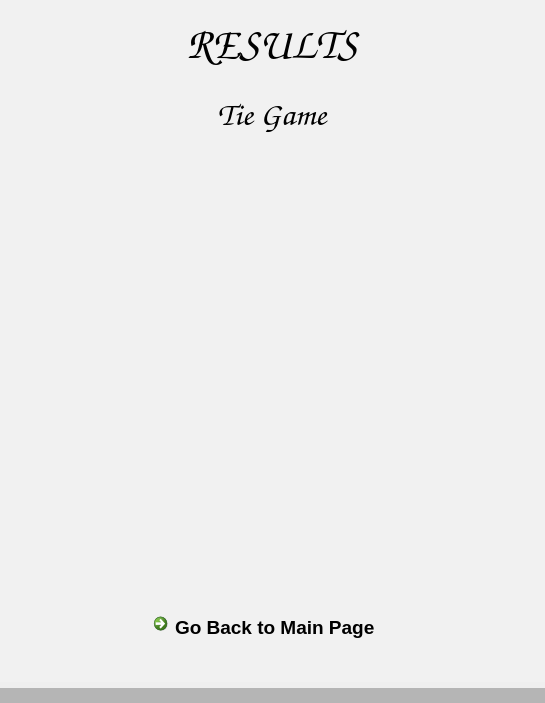
<?xml version="1.0" encoding="UTF-8"?>
<ui version="4.0">
 <class>MainWindow</class>
 <widget class="QMainWindow" name="MainWindow">
  <property name="enabled">
   <bool>true</bool>
  </property>
  <property name="geometry">
   <rect>
    <x>0</x>
    <y>0</y>
    <width>545</width>
    <height>703</height>
   </rect>
  </property>
  <property name="font">
   <font>
    <family>Segoe UI</family>
    <pointsize>10</pointsize>
   </font>
  </property>
  <property name="windowTitle">
   <string>Tic Tac Toe</string>
  </property>
  <property name="windowIcon">
   <iconset resource="../images/resource.qrc">
    <normaloff>:/resources/tic_tac_toe_icon.png</normaloff>:/resources/tic_tac_toe_icon.png</iconset>
  </property>
  <widget class="QWidget" name="centralwidget">
   <layout class="QVBoxLayout" name="verticalLayout_3">
    <property name="leftMargin">
     <number>0</number>
    </property>
    <property name="topMargin">
     <number>0</number>
    </property>
    <property name="rightMargin">
     <number>0</number>
    </property>
    <property name="bottomMargin">
     <number>0</number>
    </property>
    <item>
     <widget class="QStackedWidget" name="stackedWidget">
      <property name="styleSheet">
       <string notr="true">background-color: rgb(241, 241, 241);</string>
      </property>
      <property name="currentIndex">
       <number>2</number>
      </property>
      <widget class="QWidget" name="start_page">
       <layout class="QVBoxLayout" name="verticalLayout">
        <property name="spacing">
         <number>7</number>
        </property>
        <property name="leftMargin">
         <number>0</number>
        </property>
        <property name="topMargin">
         <number>0</number>
        </property>
        <property name="rightMargin">
         <number>0</number>
        </property>
        <property name="bottomMargin">
         <number>0</number>
        </property>
        <item>
         <widget class="QLabel" name="title_label">
          <property name="minimumSize">
           <size>
            <width>0</width>
            <height>90</height>
           </size>
          </property>
          <property name="maximumSize">
           <size>
            <width>16777215</width>
            <height>2000000</height>
           </size>
          </property>
          <property name="font">
           <font>
            <family>Comic Sans MS</family>
            <pointsize>24</pointsize>
            <weight>75</weight>
            <italic>false</italic>
            <bold>true</bold>
           </font>
          </property>
          <property name="text">
           <string>Tic Tac Toe</string>
          </property>
          <property name="alignment">
           <set>Qt::AlignCenter</set>
          </property>
         </widget>
        </item>
        <item alignment="Qt::AlignHCenter">
         <widget class="QFrame" name="frame_2">
          <property name="frameShape">
           <enum>QFrame::NoFrame</enum>
          </property>
          <property name="frameShadow">
           <enum>QFrame::Raised</enum>
          </property>
          <layout class="QVBoxLayout" name="verticalLayout_4">
           <item>
            <widget class="QLabel" name="img_label">
             <property name="enabled">
              <bool>true</bool>
             </property>
             <property name="maximumSize">
              <size>
               <width>502</width>
               <height>300</height>
              </size>
             </property>
             <property name="text">
              <string/>
             </property>
             <property name="pixmap">
              <pixmap resource="../images/resource.qrc">:/resources/Jogo_da_velha_-_tic_tac_toe.png</pixmap>
             </property>
             <property name="scaledContents">
              <bool>true</bool>
             </property>
             <property name="alignment">
              <set>Qt::AlignCenter</set>
             </property>
            </widget>
           </item>
          </layout>
         </widget>
        </item>
        <item alignment="Qt::AlignHCenter">
         <widget class="QFrame" name="frame">
          <property name="minimumSize">
           <size>
            <width>0</width>
            <height>250</height>
           </size>
          </property>
          <property name="layoutDirection">
           <enum>Qt::LeftToRight</enum>
          </property>
          <property name="frameShape">
           <enum>QFrame::NoFrame</enum>
          </property>
          <property name="frameShadow">
           <enum>QFrame::Raised</enum>
          </property>
          <layout class="QVBoxLayout" name="verticalLayout_2">
           <property name="spacing">
            <number>9</number>
           </property>
           <property name="sizeConstraint">
            <enum>QLayout::SetDefaultConstraint</enum>
           </property>
           <property name="leftMargin">
            <number>0</number>
           </property>
           <property name="topMargin">
            <number>11</number>
           </property>
           <property name="rightMargin">
            <number>0</number>
           </property>
           <property name="bottomMargin">
            <number>11</number>
           </property>
           <item>
            <widget class="QPushButton" name="btn_1p">
             <property name="minimumSize">
              <size>
               <width>300</width>
               <height>50</height>
              </size>
             </property>
             <property name="maximumSize">
              <size>
               <width>300</width>
               <height>50</height>
              </size>
             </property>
             <property name="font">
              <font>
               <family>Comic Sans MS</family>
               <pointsize>10</pointsize>
              </font>
             </property>
             <property name="cursor">
              <cursorShape>PointingHandCursor</cursorShape>
             </property>
             <property name="styleSheet">
              <string notr="true">QPushButton{
border-color: rgb(66, 66, 66);
border: 2px solid;
border-radius: 15px;
}

QPushButton:hover{
border-color: rgb(56, 209, 255);
}

QPushButton:pressed{
border-color: rgb(16, 244, 255);
background-color: rgb(6, 135, 255);
color: rgb(255, 255, 255)
}</string>
             </property>
             <property name="text">
              <string>Single Player</string>
             </property>
             <property name="shortcut">
              <string>Return</string>
             </property>
            </widget>
           </item>
           <item>
            <widget class="QPushButton" name="btn_2p">
             <property name="minimumSize">
              <size>
               <width>300</width>
               <height>50</height>
              </size>
             </property>
             <property name="maximumSize">
              <size>
               <width>300</width>
               <height>50</height>
              </size>
             </property>
             <property name="font">
              <font>
               <family>Comic Sans MS</family>
               <pointsize>10</pointsize>
               <weight>50</weight>
               <bold>false</bold>
               <strikeout>false</strikeout>
               <stylestrategy>PreferDefault</stylestrategy>
               <kerning>true</kerning>
              </font>
             </property>
             <property name="cursor">
              <cursorShape>PointingHandCursor</cursorShape>
             </property>
             <property name="styleSheet">
              <string notr="true">QPushButton{
border-color: rgb(66, 66, 66);
border: 2px solid;
border-radius: 15px;
}

QPushButton:hover{
border-color: rgb(56, 209, 255);
}

QPushButton:pressed{
border-color: rgb(16, 244, 255);
background-color: rgb(6, 135, 255);
color: rgb(255, 255, 255)
}</string>
             </property>
             <property name="text">
              <string>Two Players</string>
             </property>
             <property name="shortcut">
              <string>Return</string>
             </property>
            </widget>
           </item>
           <item>
            <widget class="QPushButton" name="btn_exit">
             <property name="minimumSize">
              <size>
               <width>300</width>
               <height>50</height>
              </size>
             </property>
             <property name="maximumSize">
              <size>
               <width>300</width>
               <height>50</height>
              </size>
             </property>
             <property name="font">
              <font>
               <family>Comic Sans MS</family>
               <pointsize>10</pointsize>
              </font>
             </property>
             <property name="cursor">
              <cursorShape>PointingHandCursor</cursorShape>
             </property>
             <property name="styleSheet">
              <string notr="true">QPushButton{
border-color: rgb(66, 66, 66);
border: 2px solid;
border-radius: 15px;
}

QPushButton:hover{
border-color: rgb(56, 209, 255);
}

QPushButton:pressed{
border-color: rgb(16, 244, 255);
background-color: rgb(6, 135, 255);
color: rgb(255, 255, 255)
}</string>
             </property>
             <property name="text">
              <string>Exit</string>
             </property>
             <property name="shortcut">
              <string>Esc</string>
             </property>
             <property name="flat">
              <bool>false</bool>
             </property>
            </widget>
           </item>
          </layout>
         </widget>
        </item>
       </layout>
      </widget>
      <widget class="QWidget" name="board_page">
       <layout class="QVBoxLayout" name="verticalLayout_6">
        <property name="spacing">
         <number>0</number>
        </property>
        <property name="leftMargin">
         <number>11</number>
        </property>
        <property name="topMargin">
         <number>0</number>
        </property>
        <property name="rightMargin">
         <number>11</number>
        </property>
        <property name="bottomMargin">
         <number>0</number>
        </property>
        <item>
         <widget class="QFrame" name="frame_5">
          <property name="frameShape">
           <enum>QFrame::NoFrame</enum>
          </property>
          <property name="frameShadow">
           <enum>QFrame::Raised</enum>
          </property>
          <layout class="QVBoxLayout" name="verticalLayout_5">
           <property name="spacing">
            <number>0</number>
           </property>
           <property name="leftMargin">
            <number>0</number>
           </property>
           <property name="topMargin">
            <number>0</number>
           </property>
           <property name="rightMargin">
            <number>0</number>
           </property>
           <property name="bottomMargin">
            <number>0</number>
           </property>
           <item>
            <widget class="QFrame" name="frame_4">
             <property name="maximumSize">
              <size>
               <width>16777215</width>
               <height>100</height>
              </size>
             </property>
             <property name="frameShape">
              <enum>QFrame::StyledPanel</enum>
             </property>
             <property name="frameShadow">
              <enum>QFrame::Raised</enum>
             </property>
             <layout class="QHBoxLayout" name="horizontalLayout">
              <property name="leftMargin">
               <number>0</number>
              </property>
              <property name="topMargin">
               <number>0</number>
              </property>
              <property name="rightMargin">
               <number>0</number>
              </property>
              <property name="bottomMargin">
               <number>0</number>
              </property>
              <item>
               <widget class="QLabel" name="label_2">
                <property name="font">
                 <font>
                  <family>Comic Sans MS</family>
                  <pointsize>18</pointsize>
                 </font>
                </property>
                <property name="text">
                 <string>Current Player:</string>
                </property>
               </widget>
              </item>
              <item>
               <widget class="QLabel" name="crrnt_ply_label">
                <property name="font">
                 <font>
                  <family>Comic Sans MS</family>
                  <pointsize>24</pointsize>
                 </font>
                </property>
                <property name="text">
                 <string>Player 1</string>
                </property>
                <property name="alignment">
                 <set>Qt::AlignCenter</set>
                </property>
               </widget>
              </item>
             </layout>
            </widget>
           </item>
           <item>
            <widget class="QFrame" name="frame_3">
             <property name="sizePolicy">
              <sizepolicy hsizetype="Expanding" vsizetype="Expanding">
               <horstretch>0</horstretch>
               <verstretch>0</verstretch>
              </sizepolicy>
             </property>
             <property name="maximumSize">
              <size>
               <width>16777215</width>
               <height>500</height>
              </size>
             </property>
             <property name="styleSheet">
              <string notr="true">border-color: rgb(0, 0, 0);
background-color: rgb(0, 0, 0);
</string>
             </property>
             <property name="frameShape">
              <enum>QFrame::NoFrame</enum>
             </property>
             <property name="frameShadow">
              <enum>QFrame::Raised</enum>
             </property>
             <layout class="QGridLayout" name="gridLayout">
              <property name="leftMargin">
               <number>0</number>
              </property>
              <property name="topMargin">
               <number>0</number>
              </property>
              <property name="rightMargin">
               <number>0</number>
              </property>
              <property name="bottomMargin">
               <number>0</number>
              </property>
              <property name="spacing">
               <number>4</number>
              </property>
              <item row="4" column="2">
               <widget class="QPushButton" name="btn_grid8">
                <property name="sizePolicy">
                 <sizepolicy hsizetype="Minimum" vsizetype="Expanding">
                  <horstretch>0</horstretch>
                  <verstretch>0</verstretch>
                 </sizepolicy>
                </property>
                <property name="minimumSize">
                 <size>
                  <width>100</width>
                  <height>100</height>
                 </size>
                </property>
                <property name="maximumSize">
                 <size>
                  <width>16777215</width>
                  <height>16777215</height>
                 </size>
                </property>
                <property name="font">
                 <font>
                  <family>Segoe Print</family>
                  <pointsize>30</pointsize>
                  <weight>75</weight>
                  <bold>true</bold>
                 </font>
                </property>
                <property name="styleSheet">
                 <string notr="true">background-color: rgb(241, 241, 241)</string>
                </property>
                <property name="text">
                 <string/>
                </property>
               </widget>
              </item>
              <item row="4" column="3">
               <widget class="QPushButton" name="btn_grid9">
                <property name="sizePolicy">
                 <sizepolicy hsizetype="Minimum" vsizetype="Expanding">
                  <horstretch>0</horstretch>
                  <verstretch>0</verstretch>
                 </sizepolicy>
                </property>
                <property name="minimumSize">
                 <size>
                  <width>100</width>
                  <height>100</height>
                 </size>
                </property>
                <property name="maximumSize">
                 <size>
                  <width>16777215</width>
                  <height>16777215</height>
                 </size>
                </property>
                <property name="font">
                 <font>
                  <family>Segoe Print</family>
                  <pointsize>30</pointsize>
                  <weight>75</weight>
                  <bold>true</bold>
                 </font>
                </property>
                <property name="styleSheet">
                 <string notr="true">background-color: rgb(241, 241, 241)</string>
                </property>
                <property name="text">
                 <string/>
                </property>
               </widget>
              </item>
              <item row="2" column="0">
               <widget class="QPushButton" name="btn_grid4">
                <property name="sizePolicy">
                 <sizepolicy hsizetype="Minimum" vsizetype="Expanding">
                  <horstretch>0</horstretch>
                  <verstretch>0</verstretch>
                 </sizepolicy>
                </property>
                <property name="minimumSize">
                 <size>
                  <width>100</width>
                  <height>100</height>
                 </size>
                </property>
                <property name="maximumSize">
                 <size>
                  <width>16777215</width>
                  <height>16777215</height>
                 </size>
                </property>
                <property name="font">
                 <font>
                  <family>Segoe Print</family>
                  <pointsize>30</pointsize>
                  <weight>75</weight>
                  <bold>true</bold>
                 </font>
                </property>
                <property name="styleSheet">
                 <string notr="true">background-color: rgb(241, 241, 241)</string>
                </property>
                <property name="text">
                 <string/>
                </property>
               </widget>
              </item>
              <item row="2" column="2">
               <widget class="QPushButton" name="btn_grid5">
                <property name="sizePolicy">
                 <sizepolicy hsizetype="Minimum" vsizetype="Expanding">
                  <horstretch>0</horstretch>
                  <verstretch>0</verstretch>
                 </sizepolicy>
                </property>
                <property name="minimumSize">
                 <size>
                  <width>100</width>
                  <height>100</height>
                 </size>
                </property>
                <property name="maximumSize">
                 <size>
                  <width>16777215</width>
                  <height>16777215</height>
                 </size>
                </property>
                <property name="font">
                 <font>
                  <family>Segoe Print</family>
                  <pointsize>30</pointsize>
                  <weight>75</weight>
                  <bold>true</bold>
                 </font>
                </property>
                <property name="styleSheet">
                 <string notr="true">background-color: rgb(241, 241, 241)</string>
                </property>
                <property name="text">
                 <string/>
                </property>
               </widget>
              </item>
              <item row="4" column="0">
               <widget class="QPushButton" name="btn_grid7">
                <property name="sizePolicy">
                 <sizepolicy hsizetype="Minimum" vsizetype="Expanding">
                  <horstretch>0</horstretch>
                  <verstretch>0</verstretch>
                 </sizepolicy>
                </property>
                <property name="minimumSize">
                 <size>
                  <width>100</width>
                  <height>100</height>
                 </size>
                </property>
                <property name="maximumSize">
                 <size>
                  <width>16777215</width>
                  <height>16777215</height>
                 </size>
                </property>
                <property name="font">
                 <font>
                  <family>Segoe Print</family>
                  <pointsize>30</pointsize>
                  <weight>75</weight>
                  <bold>true</bold>
                 </font>
                </property>
                <property name="styleSheet">
                 <string notr="true">background-color: rgb(241, 241, 241)</string>
                </property>
                <property name="text">
                 <string/>
                </property>
               </widget>
              </item>
              <item row="0" column="0">
               <widget class="QPushButton" name="btn_grid1">
                <property name="sizePolicy">
                 <sizepolicy hsizetype="Minimum" vsizetype="Expanding">
                  <horstretch>0</horstretch>
                  <verstretch>0</verstretch>
                 </sizepolicy>
                </property>
                <property name="minimumSize">
                 <size>
                  <width>100</width>
                  <height>100</height>
                 </size>
                </property>
                <property name="maximumSize">
                 <size>
                  <width>16777215</width>
                  <height>16777215</height>
                 </size>
                </property>
                <property name="font">
                 <font>
                  <family>Segoe Print</family>
                  <pointsize>30</pointsize>
                  <weight>75</weight>
                  <bold>true</bold>
                 </font>
                </property>
                <property name="styleSheet">
                 <string notr="true">background-color: rgb(241, 241, 241);</string>
                </property>
                <property name="text">
                 <string/>
                </property>
                <property name="checkable">
                 <bool>false</bool>
                </property>
                <property name="autoExclusive">
                 <bool>false</bool>
                </property>
               </widget>
              </item>
              <item row="0" column="2">
               <widget class="QPushButton" name="btn_grid2">
                <property name="sizePolicy">
                 <sizepolicy hsizetype="Minimum" vsizetype="Expanding">
                  <horstretch>0</horstretch>
                  <verstretch>0</verstretch>
                 </sizepolicy>
                </property>
                <property name="minimumSize">
                 <size>
                  <width>100</width>
                  <height>100</height>
                 </size>
                </property>
                <property name="maximumSize">
                 <size>
                  <width>16777215</width>
                  <height>16777215</height>
                 </size>
                </property>
                <property name="font">
                 <font>
                  <family>Segoe Print</family>
                  <pointsize>30</pointsize>
                  <weight>75</weight>
                  <bold>true</bold>
                 </font>
                </property>
                <property name="styleSheet">
                 <string notr="true">background-color: rgb(241, 241, 241);</string>
                </property>
                <property name="text">
                 <string/>
                </property>
               </widget>
              </item>
              <item row="0" column="3">
               <widget class="QPushButton" name="btn_grid3">
                <property name="sizePolicy">
                 <sizepolicy hsizetype="Minimum" vsizetype="Expanding">
                  <horstretch>0</horstretch>
                  <verstretch>0</verstretch>
                 </sizepolicy>
                </property>
                <property name="minimumSize">
                 <size>
                  <width>100</width>
                  <height>100</height>
                 </size>
                </property>
                <property name="maximumSize">
                 <size>
                  <width>16777215</width>
                  <height>16777215</height>
                 </size>
                </property>
                <property name="font">
                 <font>
                  <family>Segoe Print</family>
                  <pointsize>30</pointsize>
                  <weight>75</weight>
                  <bold>true</bold>
                 </font>
                </property>
                <property name="styleSheet">
                 <string notr="true">background-color: rgb(241, 241, 241)</string>
                </property>
                <property name="text">
                 <string/>
                </property>
               </widget>
              </item>
              <item row="2" column="3">
               <widget class="QPushButton" name="btn_grid6">
                <property name="sizePolicy">
                 <sizepolicy hsizetype="Minimum" vsizetype="Expanding">
                  <horstretch>0</horstretch>
                  <verstretch>0</verstretch>
                 </sizepolicy>
                </property>
                <property name="minimumSize">
                 <size>
                  <width>100</width>
                  <height>100</height>
                 </size>
                </property>
                <property name="maximumSize">
                 <size>
                  <width>16777215</width>
                  <height>16777215</height>
                 </size>
                </property>
                <property name="font">
                 <font>
                  <family>Segoe Print</family>
                  <pointsize>30</pointsize>
                  <weight>75</weight>
                  <bold>true</bold>
                 </font>
                </property>
                <property name="styleSheet">
                 <string notr="true">background-color: rgb(241, 241, 241)</string>
                </property>
                <property name="text">
                 <string/>
                </property>
               </widget>
              </item>
             </layout>
            </widget>
           </item>
          </layout>
         </widget>
        </item>
       </layout>
      </widget>
      <widget class="QWidget" name="result_page">
       <layout class="QVBoxLayout" name="verticalLayout_7">
        <property name="spacing">
         <number>0</number>
        </property>
        <property name="leftMargin">
         <number>0</number>
        </property>
        <property name="topMargin">
         <number>0</number>
        </property>
        <property name="rightMargin">
         <number>0</number>
        </property>
        <property name="bottomMargin">
         <number>0</number>
        </property>
        <item alignment="Qt::AlignHCenter">
         <widget class="QFrame" name="frame_6">
          <property name="maximumSize">
           <size>
            <width>545</width>
            <height>676</height>
           </size>
          </property>
          <property name="frameShape">
           <enum>QFrame::NoFrame</enum>
          </property>
          <property name="frameShadow">
           <enum>QFrame::Raised</enum>
          </property>
          <layout class="QVBoxLayout" name="verticalLayout_8">
           <item>
            <widget class="QLabel" name="label">
             <property name="font">
              <font>
               <family>Comic Sans MS</family>
               <pointsize>32</pointsize>
              </font>
             </property>
             <property name="text">
              <string>RESULTS</string>
             </property>
             <property name="alignment">
              <set>Qt::AlignCenter</set>
             </property>
             <property name="textInteractionFlags">
              <set>Qt::LinksAccessibleByMouse|Qt::TextSelectableByMouse</set>
             </property>
            </widget>
           </item>
           <item>
            <widget class="QLabel" name="result_label">
             <property name="font">
              <font>
               <family>Comic Sans MS</family>
               <pointsize>25</pointsize>
              </font>
             </property>
             <property name="text">
              <string>Tie Game</string>
             </property>
             <property name="alignment">
              <set>Qt::AlignCenter</set>
             </property>
            </widget>
           </item>
           <item>
            <widget class="QLabel" name="result_img_label">
             <property name="sizePolicy">
              <sizepolicy hsizetype="Preferred" vsizetype="Expanding">
               <horstretch>0</horstretch>
               <verstretch>0</verstretch>
              </sizepolicy>
             </property>
             <property name="maximumSize">
              <size>
               <width>523</width>
               <height>449</height>
              </size>
             </property>
             <property name="text">
              <string/>
             </property>
             <property name="pixmap">
              <pixmap resource="../images/resource.qrc">:/resources/tie_game.png</pixmap>
             </property>
             <property name="scaledContents">
              <bool>true</bool>
             </property>
             <property name="alignment">
              <set>Qt::AlignCenter</set>
             </property>
            </widget>
           </item>
           <item>
            <widget class="QCommandLinkButton" name="btn_return_2_main">
             <property name="font">
              <font>
               <family>Segoe UI</family>
               <pointsize>14</pointsize>
              </font>
             </property>
             <property name="cursor">
              <cursorShape>PointingHandCursor</cursorShape>
             </property>
             <property name="text">
              <string>Go Back to Main Page</string>
             </property>
             <property name="iconSize">
              <size>
               <width>50</width>
               <height>50</height>
              </size>
             </property>
             <property name="description">
              <string/>
             </property>
            </widget>
           </item>
          </layout>
         </widget>
        </item>
       </layout>
      </widget>
     </widget>
    </item>
    <item>
     <widget class="QLabel" name="bottom_label">
      <property name="maximumSize">
       <size>
        <width>16777215</width>
        <height>30</height>
       </size>
      </property>
      <property name="font">
       <font>
        <family>Comic Sans MS</family>
        <pointsize>9</pointsize>
       </font>
      </property>
      <property name="layoutDirection">
       <enum>Qt::LeftToRight</enum>
      </property>
      <property name="styleSheet">
       <string notr="true">background-color: rgb(181, 181, 181);</string>
      </property>
      <property name="text">
       <string/>
      </property>
      <property name="alignment">
       <set>Qt::AlignRight|Qt::AlignTrailing|Qt::AlignVCenter</set>
      </property>
      <property name="margin">
       <number>0</number>
      </property>
      <property name="indent">
       <number>10</number>
      </property>
     </widget>
    </item>
   </layout>
  </widget>
 </widget>
 <resources>
  <include location="../images/resource.qrc"/>
 </resources>
 <connections/>
</ui>
